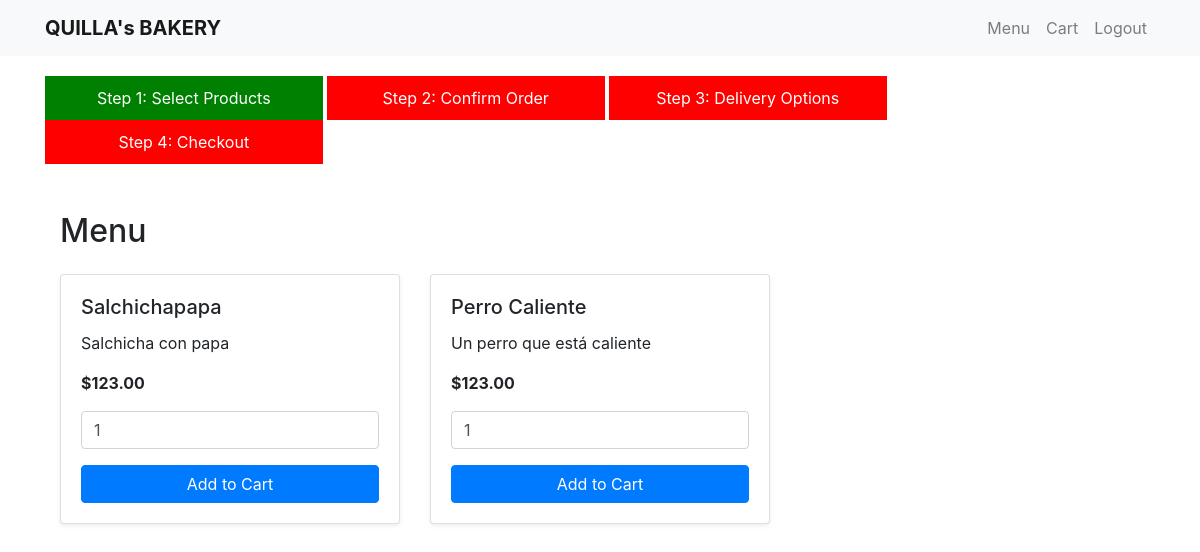
The app's page /menu/ (signed in) with its own data.
### bakery/models.py (models this page shows, shortened)
class Product(models.Model):
    code = models.CharField(max_length=100, unique=True)  # Asegúrate de que code no sea null
    name = models.CharField(max_length=100)
    description = models.TextField()
    price = models.DecimalField(max_digits=10, decimal_places=2)
    category = models.ForeignKey(Category, on_delete=models.CASCADE)

### bakery/views.py (the view)
# urls.py: path('menu/', views.menu, name='menu'),
@login_required
def menu(request):
    products = Product.objects.all()
    return render(request, 'bakery/menu.html', {'products': products, 'step': 1})

### bakery/templates/bakery/menu.html (shortened to what this page needs)
{% extends "bakery/order_base.html" %}
{% block order_content %}
<div class="container mt-5">
    <h2 class="mb-4">Menu</h2>
    <div class="row">
        {% for product in products %}
        <div class="col-md-4">
            <div class="card mb-4 shadow-sm">
                <div class="card-body">
                    <h5 class="card-title">{{ product.name }}</h5>
                    <p class="card-text">{{ product.description }}</p>
                    <p class="card-text"><strong>${{ product.price }}</strong></p>
                    <form method="post" action="{% url 'add_to_cart' product.id %}">
                        <div class="form-group">
                            <input type="number" name="quantity" value="1" min="1" class="form-control">
                        </div>
                        <button type="submit" class="btn btn-primary btn-block">Add to Cart</button>
                    </form>
                </div>
            </div>
        </div>
        {% endfor %}
    </div>
</div>
{% endblock %}

### bakery/templates/bakery/base.html (style rules this page uses)
body { padding-top: 56px; }
.card { transition: transform 0.3s; }

### records on screen
Product: name "Salchichapapa", description "Salchicha con papa", price "123.00"
Product: name "Perro Caliente", description "Un perro que está caliente", price "123.00"
